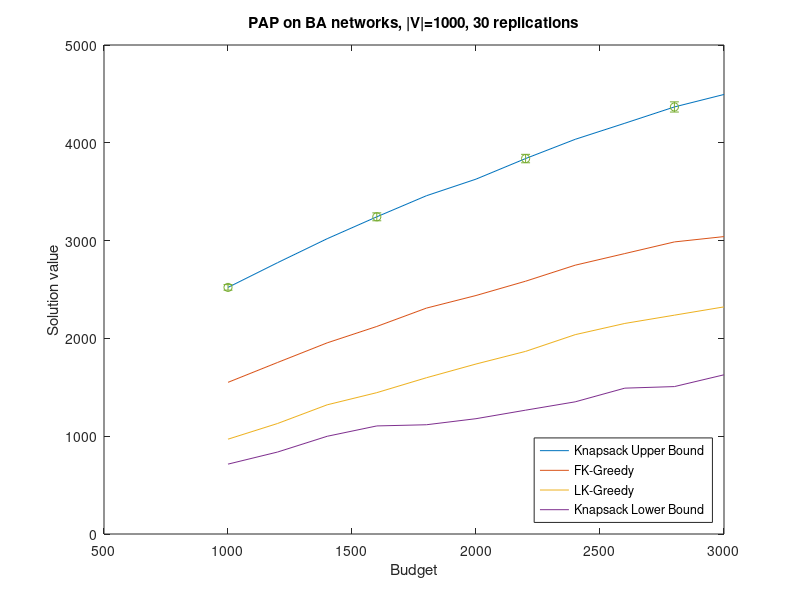

Here is the MATLAB script that generated this plot: (Note: this script raises an error after producing the figure.)
clear;clc;
interval = 3;
cm=lines(20);
hold off;

load('BAchangeB');
plot(Bs,fValUBs,Bs,fValFKs,Bs,fValLKs,Bs,fValLBs);
legend('Knapsack Upper Bound','FK-Greedy','LK-Greedy','Knapsack Lower Bound','Location','southeast');
xlabel('Budget');
ylabel('Solution value');
title('PAP on BA networks, |V|=1000, 30 replications');
hold on; 
numBs = length(Bs);
rge = 1:interval:numBs;
CIUBs = varUBs*1.96/sqrt(numBs);
CIFKs = varFKs*1.96/sqrt(numBs);
CILKs = varLKs*1.96/sqrt(numBs);
CILBs = varLBs*1.96/sqrt(numBs);
errorbar(Bs(rge),fValUBs(rge),CIUBs(rge),'o','markersize',1,'color',cm(1,:));
errorbar(Bs(rge),fValFKs(rge),CIFKs(rge),'o','markersize',1,'color',cm(2,:));
errorbar(Bs(rge),fValLKs(rge),CILKs(rge),'o','markersize',1,'color',cm(3,:));
errorbar(Bs(rge),fValLBs(rge),CILBs(rge),'o','markersize',1,'color',cm(4,:));
xlim([Bs(1),Bs(end)]);

figure();
load('BAchangeN');
plot(Ns,fValUBs,Ns,fValFKs,Ns,fValLKs,Ns,fValLBs);
legend('Knapsack Upper Bound','FK-Greedy','LK-Greedy','Knapsack Lower Bound','Location','southeast');
xlabel('Number of Nodes');
ylabel('Solution value');
title('PAP on BA networks, B=3000, 30 replications');
hold on; 
numBs = length(Ns);
rge = 1:interval:numBs;
CIUBs = varUBs*1.96/sqrt(numNs);
CIFKs = varFKs*1.96/sqrt(numNs);
CILKs = varLKs*1.96/sqrt(numNs);
CILBs = varLBs*1.96/sqrt(numNs);
cm=lines(20);
errorbar(Ns(rge),fValUBs(rge),CIUBs(rge),'o','markersize',1,'color',cm(1,:));
errorbar(Ns(rge),fValFKs(rge),CIFKs(rge),'o','markersize',1,'color',cm(2,:));
errorbar(Ns(rge),fValLKs(rge),CILKs(rge),'o','markersize',1,'color',cm(3,:));
errorbar(Ns(rge),fValLBs(rge),CILBs(rge),'o','markersize',1,'color',cm(4,:));
xlim([Ns(1),Ns(end)]);

figure();
load('WSchangeB');
plot(Bs,fValUBs,Bs,fValFKs,Bs,fValLKs,Bs,fValLBs);
legend('Knapsack Upper Bound','FK-Greedy','LK-Greedy','Knapsack Lower Bound','Location','southeast');
xlabel('Budget');
ylabel('Solution value');
title('PAP on WS networks, |V|=1000, 30 replications');
hold on; 
numBs = length(Bs);
rge = 1:interval:numBs;
CIUBs = varUBs*1.96/sqrt(numBs);
CIFKs = varFKs*1.96/sqrt(numBs);
CILKs = varLKs*1.96/sqrt(numBs);
CILBs = varLBs*1.96/sqrt(numBs);
errorbar(Bs(rge),fValUBs(rge),CIUBs(rge),'o','markersize',1,'color',cm(1,:));
errorbar(Bs(rge),fValFKs(rge),CIFKs(rge),'o','markersize',1,'color',cm(2,:));
errorbar(Bs(rge),fValLKs(rge),CILKs(rge),'o','markersize',1,'color',cm(3,:));
errorbar(Bs(rge),fValLBs(rge),CILBs(rge),'o','markersize',1,'color',cm(4,:));
xlim([Bs(1),Bs(end)]);

figure();
load('WSchangeN');
plot(Ns,fValUBs,Ns,fValFKs,Ns,fValLKs,Ns,fValLBs);
legend('Knapsack Upper Bound','FK-Greedy','LK-Greedy','Knapsack Lower Bound','Location','southeast');
xlabel('Number of Nodes');
ylabel('Solution value');
title('PAP on WS networks, B=3000, 30 replications');
hold on; 
numBs = length(Ns);
rge = 1:interval:numBs;
CIUBs = varUBs*1.96/sqrt(numNs);
CIFKs = varFKs*1.96/sqrt(numNs);
CILKs = varLKs*1.96/sqrt(numNs);
CILBs = varLBs*1.96/sqrt(numNs);
cm=lines(20);
errorbar(Ns(rge),fValUBs(rge),CIUBs(rge),'o','markersize',1,'color',cm(1,:));
errorbar(Ns(rge),fValFKs(rge),CIFKs(rge),'o','markersize',1,'color',cm(2,:));
errorbar(Ns(rge),fValLKs(rge),CILKs(rge),'o','markersize',1,'color',cm(3,:));
errorbar(Ns(rge),fValLBs(rge),CILBs(rge),'o','markersize',1,'color',cm(4,:));
xlim([Ns(1),Ns(end)]);

figure();
load('WSchangeWSB');
plot(WS_bs,fValUBs,WS_bs,fValFKs,WS_bs,fValLKs,WS_bs,fValLBs);
legend('Knapsack Upper Bound','FK-Greedy','LK-Greedy','Knapsack Lower Bound','Location','southeast');
xlabel('Probability of rewiring');
ylabel('Solution value');
title('PAP on WS networks, B=3000, 30 replications');
hold on; 
numBs = length(WS_bs);
rge = 1:interval:numBs;
CIUBs = varUBs*1.96/sqrt(numBs);
CIFKs = varFKs*1.96/sqrt(numBs);
CILKs = varLKs*1.96/sqrt(numBs);
CILBs = varLBs*1.96/sqrt(numBs);
cm=lines(20);
errorbar(WS_bs(rge),fValUBs(rge),CIUBs(rge),'o','markersize',1,'color',cm(1,:));
errorbar(WS_bs(rge),fValFKs(rge),CIFKs(rge),'o','markersize',1,'color',cm(2,:));
errorbar(WS_bs(rge),fValLKs(rge),CILKs(rge),'o','markersize',1,'color',cm(3,:));
errorbar(WS_bs(rge),fValLBs(rge),CILBs(rge),'o','markersize',1,'color',cm(4,:));
xlim([WS_bs(1),WS_bs(end)]);